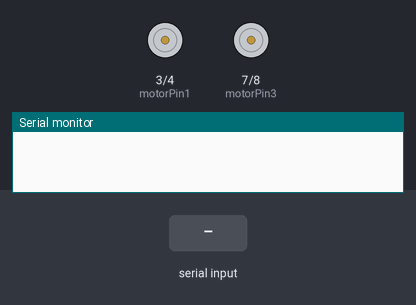
A sketch run on a simulated Arduino Uno, built with avr-gcc and run on an emulated ATmega328P. Parts: motor-driver pin pairs drawn as motors (green arrow = first pin HIGH = forward, orange = second pin HIGH = backward, longer = more drive), the last lines printed to the serial monitor. The test bench sets the inputs (shaded band).

Above: at 1.2 s.
1.3 s: "FORWARD" received over the second serial link
At 2.4 s:
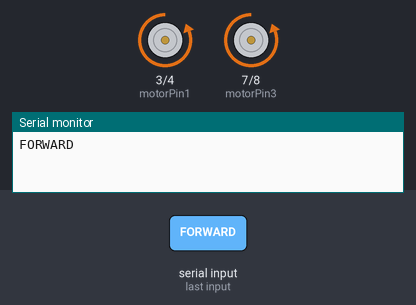
3.1 s: "BACKWARD" received over the second serial link
At 4.4 s:
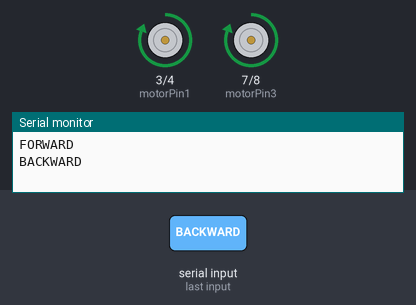
5.0 s: "LEFT" received over the second serial link
At 5.3 s:
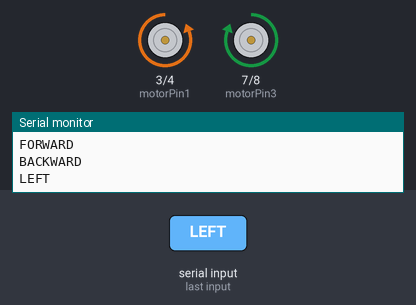
6.9 s: "RIGHT" received over the second serial link
At 7.25 s:
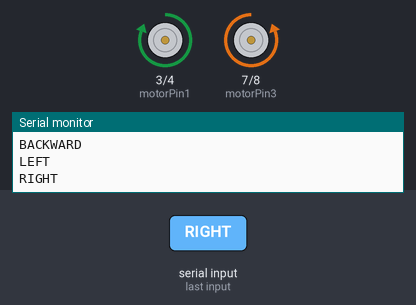
Timing chart, 0 to 9.8 s (numbered marks = the images above; inputs shaded):
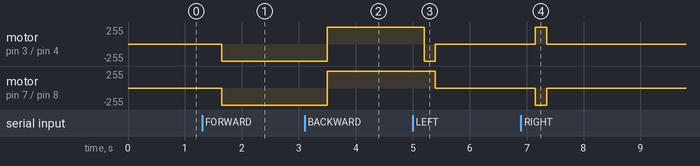

Measured:
- after the input at 1.3 s, motor on pin 3 (motorPin1) / pin 4 (motorPin2), motor on pin 7 (motorPin3) / pin 8 (motorPin4): stopped → backward 255/255 after 0.35 s
- after the input at 3.1 s, motor on pin 3 (motorPin1) / pin 4 (motorPin2), motor on pin 7 (motorPin3) / pin 8 (motorPin4): backward 255/255 → forward 255/255 after 0.40 s
- after the input at 5.0 s, motor on pin 3 (motorPin1) / pin 4 (motorPin2): forward 255/255 → backward 255/255 after 0.20 s, → stopped 0.20 s later; motor on pin 7 (motorPin3) / pin 8 (motorPin4): forward 255/255 → stopped after 0.40 s
- after the input at 6.9 s, motor on pin 3 (motorPin1) / pin 4 (motorPin2): stopped → forward 255/255 after 0.25 s, → stopped 0.20 s later; motor on pin 7 (motorPin3) / pin 8 (motorPin4): stopped → backward 255/255 after 0.25 s, → stopped 0.20 s later

The sketch:

Bluetooth_RC_using_L293D.ino
```cpp
#include<SoftwareSerial.h>
int motorPin1  = 3;
int motorPin2  = 4;
int motorPin3  = 7;
int motorPin4  = 8;

int bluetoothTx = A1;
int bluetoothRx = A0;

SoftwareSerial bluetooth(bluetoothTx, bluetoothRx);

String readString;

void setup(){
   pinMode(motorPin1, OUTPUT);
   pinMode(motorPin2, OUTPUT);
   pinMode(motorPin3, OUTPUT);
   pinMode(motorPin4, OUTPUT);
   Serial.begin(9600);
   bluetooth.begin(9600);
}

void loop(){
  while(bluetooth.available()){
    delay(50);
    char c=bluetooth.read();
    readString+=c;
  }
  if(readString.length()>0){
    Serial.println(readString);
    if(readString=="FORWARD")
    {
      front();
    }
    else if(readString=="BACKWARD")
    {
      back();
    }
    else if(readString=="LEFT")
    {
      left();
      Stop();
    }
    else if(readString=="RIGHT")
    {
      right();
      Stop();
    }
    else if(readString=="STOP")
      Stop();
    readString="";
   }
}

void front(){
  digitalWrite(motorPin1, LOW);
  digitalWrite(motorPin2, HIGH);
  digitalWrite(motorPin3, LOW);
  digitalWrite(motorPin4, HIGH);
  delay(200);
}

void back(){
  digitalWrite(motorPin2, LOW);
  digitalWrite(motorPin1, HIGH);
  digitalWrite(motorPin4, LOW);
  digitalWrite(motorPin3, HIGH);
  delay(200);
}

void left(){
  digitalWrite(motorPin1, LOW);
  digitalWrite(motorPin2, HIGH);
  digitalWrite(motorPin3, HIGH);
  digitalWrite(motorPin4, LOW);
  delay(200);
}

void right(){
  digitalWrite(motorPin1, HIGH);
  digitalWrite(motorPin2, LOW);
  digitalWrite(motorPin3, LOW);
  digitalWrite(motorPin4, HIGH);
  delay(200);
}

void Stop(){
  digitalWrite(motorPin1, LOW);
  digitalWrite(motorPin2, LOW);
  digitalWrite(motorPin3, LOW);
  digitalWrite(motorPin4, LOW);
}
```
